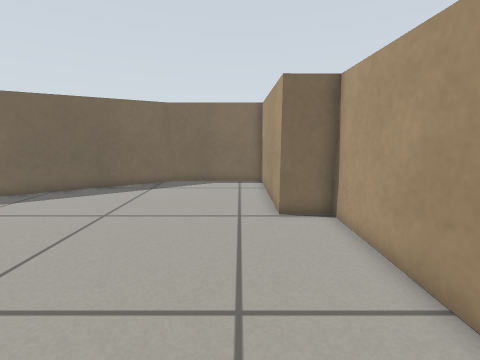
View 1 (above)

12 first-person views from a walk through a Gazebo world. The camera is 0.57 m above the floor, tilts 10° down and sees 90° across. The floor is counted in squares, 0.2 m on a side. Each view is taken from the middle of a square. On the plan, view 1 faces up. The plan holds only what a view shows up to about 18 squares ahead; the rest is blank.

View 2
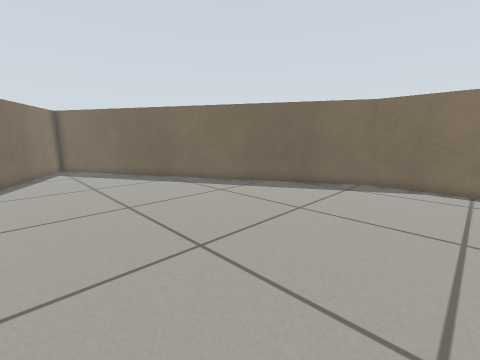

View 3
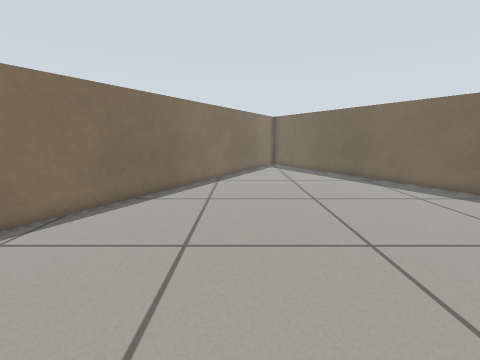

View 4
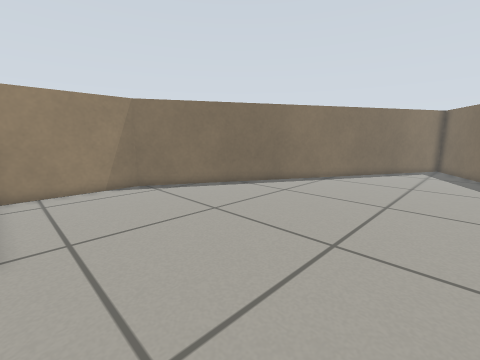

View 5
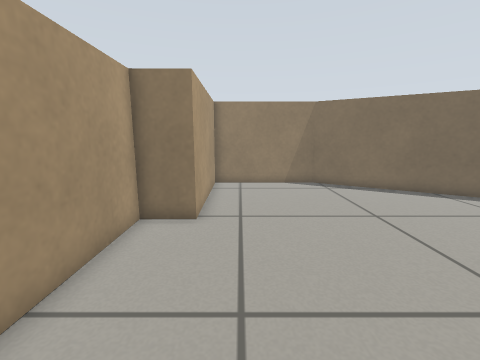

View 6
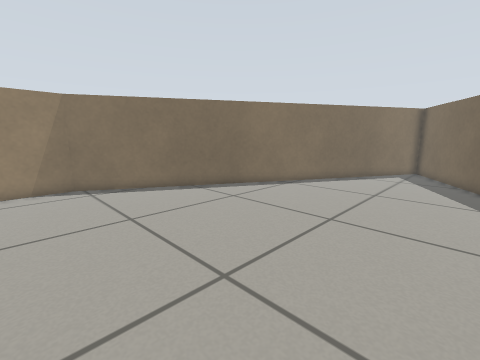

View 7
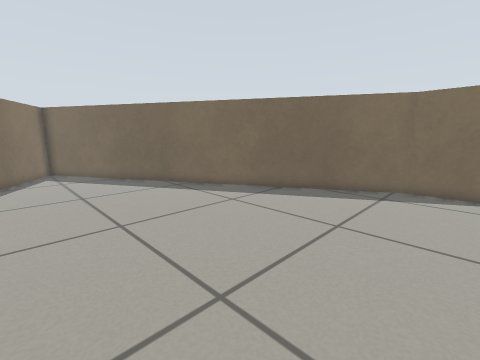

View 8
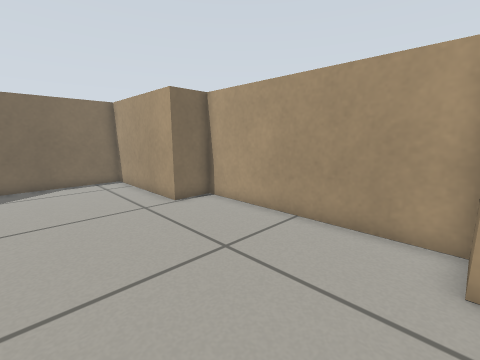

View 9
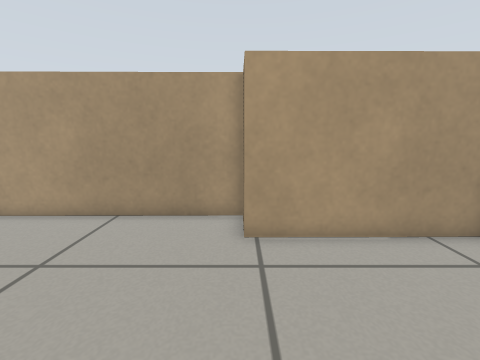

View 10
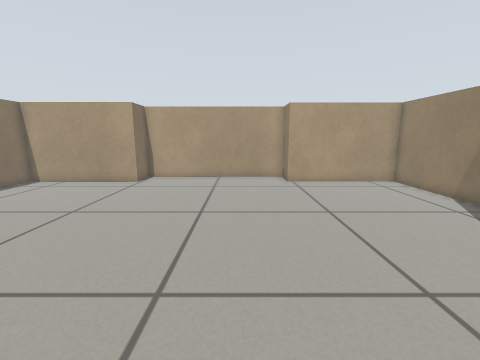

View 11
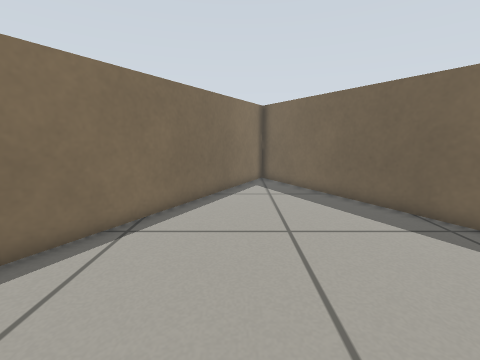

View 12
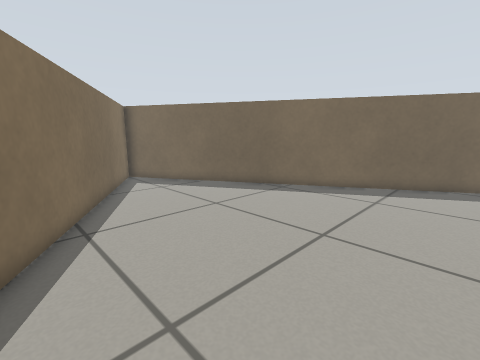

### Floor plan
Points are (right, up) in squares from view 1. A wall is a line through its corners. A room is listed if a view was taken in it or the views show most of it. See-through windows are left out.
Room 1 (views 1, 2, 3, 4, 5, 6, 7, 8, 9, 10, 11, 12)
walls: (-24.5, 3.2) (-4.6, -8.2) (1.6, -8.1) (1.5, -1.1) (3.5, -1.1) (3.5, 8.7) (1.5, 8.7) (1.4, 15.6) (-4.5, 15.6) (-24.6, 3.9)

Positions as (right, up) in squares from view 1, and headings:
1: (0, 0), facing up
2: (0, 0), facing up-left
3: (1, 0), facing left
4: (1, 6), facing down-left
5: (0, 7), facing down
6: (-2, 7), facing down-left
7: (-2, 1), facing up-left
8: (-4, -1), facing up-right
9: (-5, -1), facing right
10: (-14, 2), facing right
11: (-8, 2), facing left
12: (-7, -3), facing up-left
